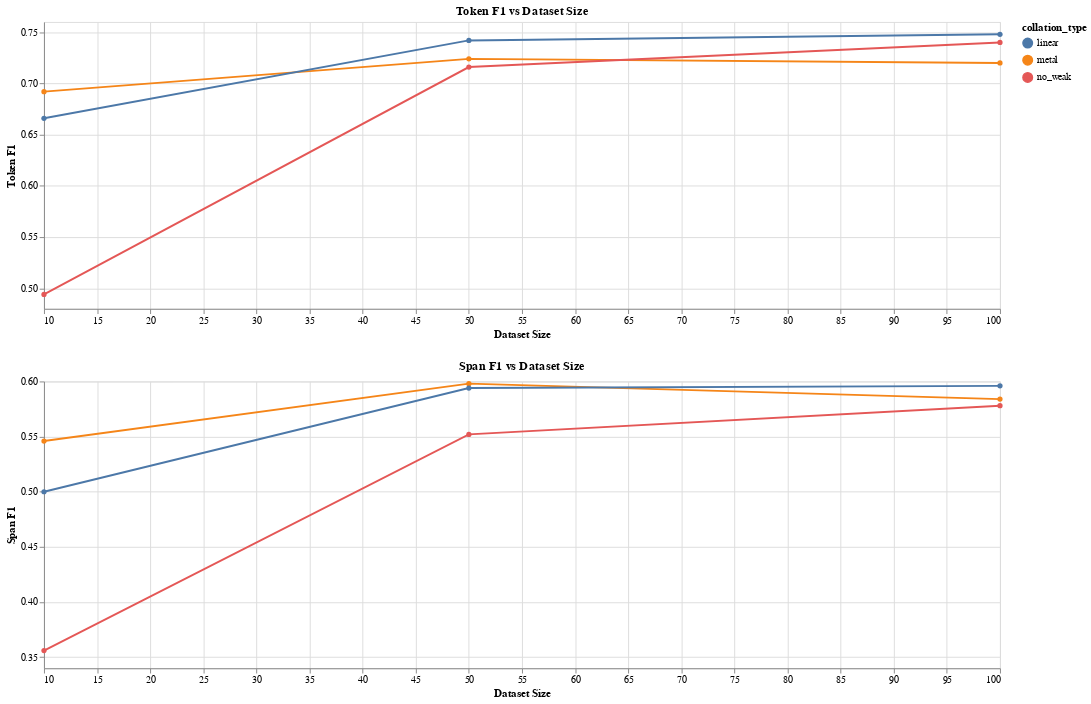

The code cell stored with this chart in its notebook:
### Code cell
def metric_graph(data_frame: pd.DataFrame, metric: str, train_method: str, weak_weight: float) -> alt.Chart:
    def filter_graph(chart: alt.Chart) -> alt.Chart:
        return chart.transform_filter(
            alt.datum.metric_name == metric
        ).transform_filter(
            alt.datum.weak_train_method == train_method,
        ).transform_filter(
            alt.datum.weak_weight == weak_weight,
        )
#     .transform_filter(
#             alt.datum.collation_type != 'intersection'
#         ).transform_filter(
#             alt.datum.collation_type != 'union'
#         )

    base = alt.Chart(data_frame, title=f'{metric} vs Dataset Size')
    line = filter_graph(base.mark_line(point=True).encode(
        x=alt.X('step', title='Dataset Size'),
        y=alt.Y('mean(metric_val)', title=metric, scale=alt.Scale(zero=False)),
        color='collation_type:N',
    ))
    
    confidence_interval = filter_graph(base.mark_area(opacity=0.3).encode(
        x=alt.X('step'),
        y=alt.Y('ci0(metric_val):Q'),
        y2='ci1(metric_val):Q',
        color='collation_type:N',
    ))

    return (line).properties(width=1000)

weight = 0.01
method = 'fine_tune'
metric_graph(data_frame, 'Token F1', method, weight) & metric_graph(data_frame, 'Span F1', method, weight)

### Figure 1 — Vega-Lite specification as saved in the notebook (floating-point values rounded to 4 significant figures; data arrays with more than 128 entries replaced by an {"elided": "..."} marker saying what was removed)
{"$schema": "https://vega.github.io/schema/vega-lite/v2.6.0.json", "config": {"view": {"height": 300, "width": 400}}, "datasets": {"data-04e4c91638b7851180660f9f7d6dd46a": {"elided": "960 records"}}, "vconcat": [{"data": {"name": "data-04e4c91638b7851180660f9f7d6dd46a"}, "encoding": {"color": {"field": "collation_type", "type": "nominal"}, "x": {"field": "step", "title": "Dataset Size", "type": "quantitative"}, "y": {"aggregate": "mean", "field": "metric_val", "scale": {"zero": false}, "title": "Token F1", "type": "quantitative"}}, "mark": {"point": true, "type": "line"}, "title": "Token F1 vs Dataset Size", "transform": [{"filter": "(datum.metric_name === 'Token F1')"}, {"filter": "(datum.weak_train_method === 'fine_tune')"}, {"filter": "(datum.weak_weight === 0.01)"}], "width": 1000}, {"data": {"name": "data-04e4c91638b7851180660f9f7d6dd46a"}, "encoding": {"color": {"field": "collation_type", "type": "nominal"}, "x": {"field": "step", "title": "Dataset Size", "type": "quantitative"}, "y": {"aggregate": "mean", "field": "metric_val", "scale": {"zero": false}, "title": "Span F1", "type": "quantitative"}}, "mark": {"point": true, "type": "line"}, "title": "Span F1 vs Dataset Size", "transform": [{"filter": "(datum.metric_name === 'Span F1')"}, {"filter": "(datum.weak_train_method === 'fine_tune')"}, {"filter": "(datum.weak_weight === 0.01)"}], "width": 1000}]}
